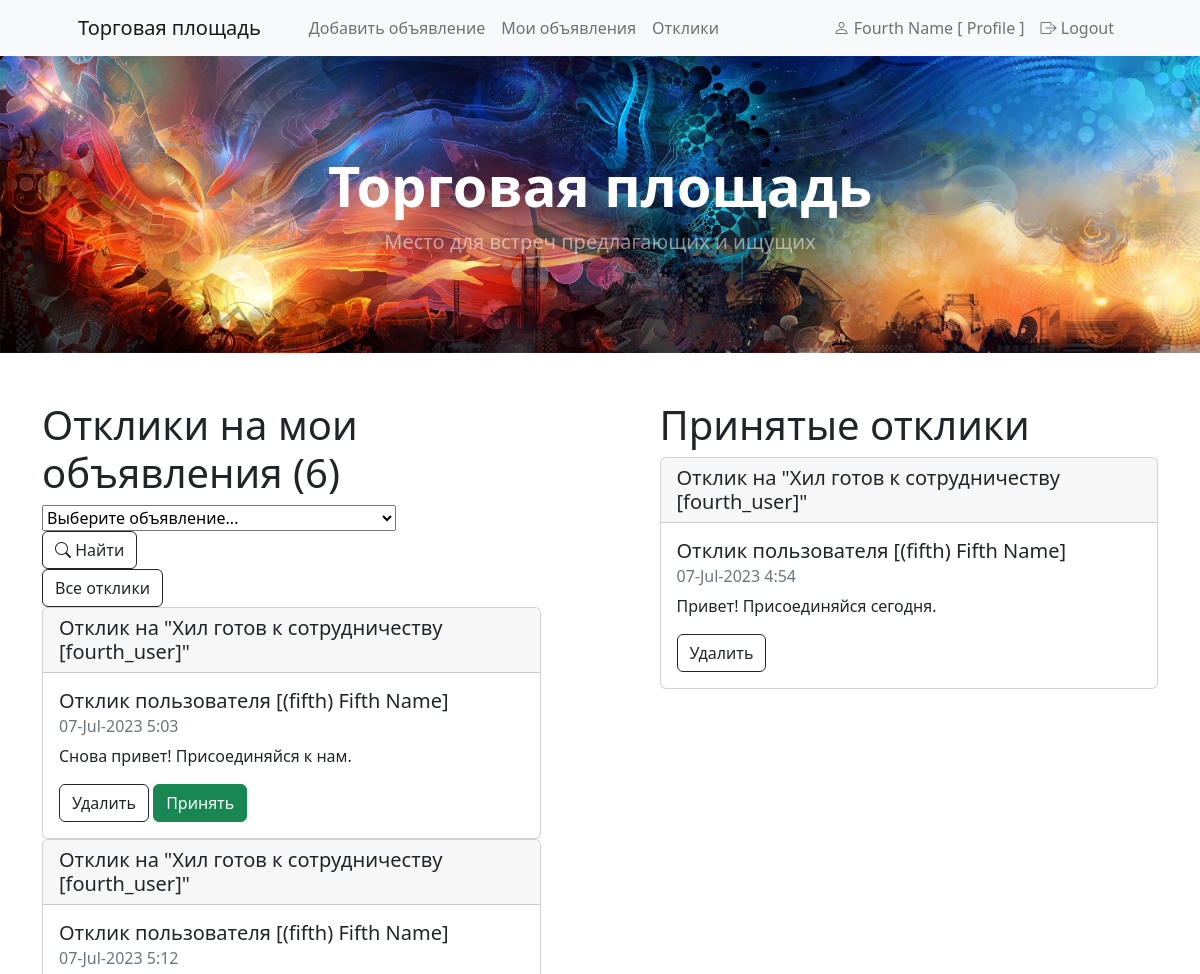
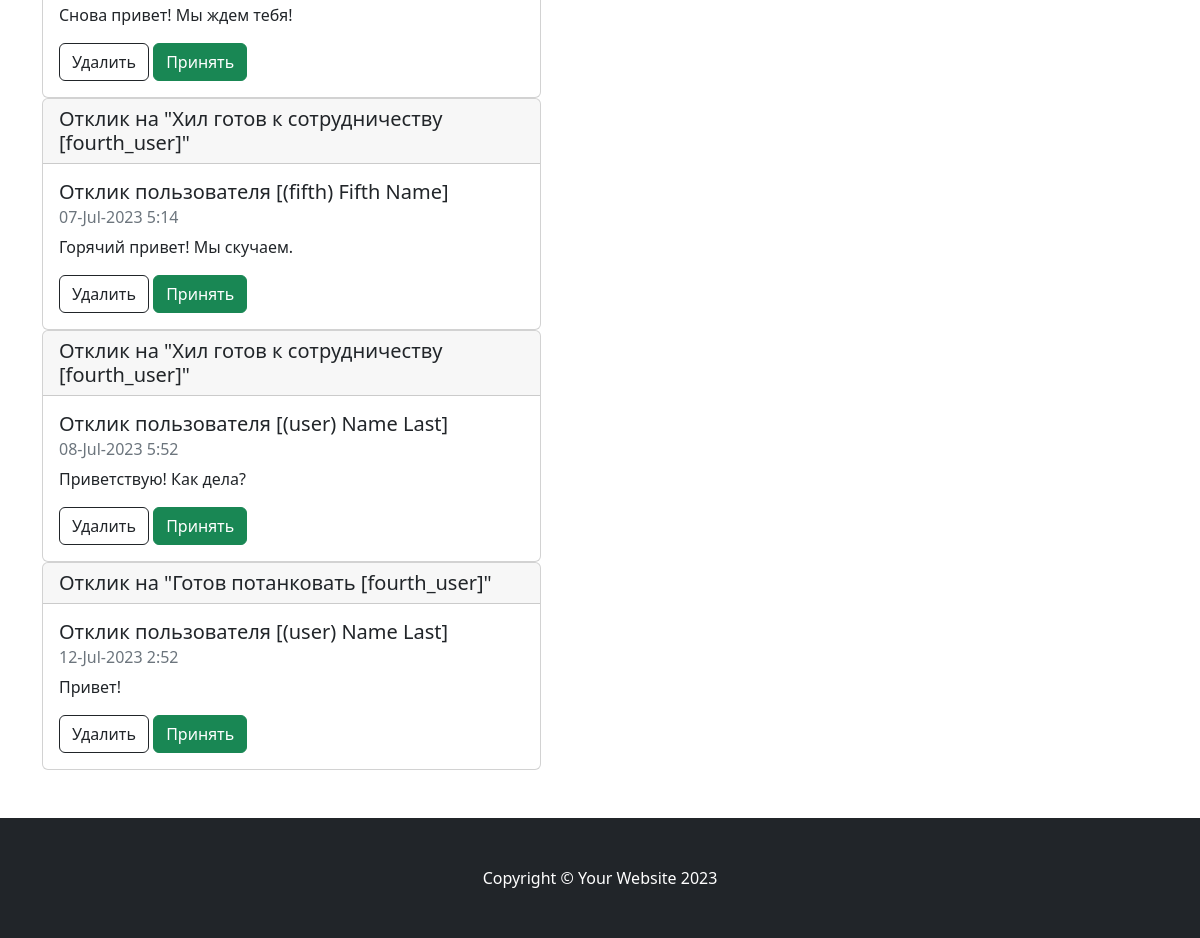
Screenshot of /replies/ (signed in) with the database file from the repository (2 pictures, top to bottom).
### ads_for_sale/models.py (models this page shows, shortened)
class Replies(models.Model):
    user = models.ForeignKey(User, on_delete = models.CASCADE)
    ad = models.ForeignKey(Ads, on_delete = models.CASCADE, verbose_name="Объявление")
    text = models.TextField(verbose_name="Текст")
    date_time = models.DateTimeField(auto_now_add = True)
    viewed = models.BooleanField(default=False)
    accepted = models.BooleanField(default=False)

class Ads(models.Model):
    header = models.CharField(max_length=255, null=False, verbose_name="Заголовок")
    main_text = models.TextField(verbose_name="Текст объявления")
    author = models.ForeignKey(Users, null=False, on_delete = models.CASCADE, verbose_name="Автор")
    date_time = models.DateTimeField(auto_now_add = True)
    category = models.ManyToManyField(Category, through = 'AdsCategory', verbose_name="Категория")
    end_up = models.DateTimeField(verbose_name="Окончание срока публикации")
    moderated = models.BooleanField(default=False)
    hidden = models.BooleanField(default=False)
    blocked = models.BooleanField(default=False)
    def __str__(self):
        return f'{self.id} {self.header} [{self.author}]'

class Users(models.Model):
    username = models.OneToOneField(User, on_delete=models.CASCADE)
    user_rating = models.IntegerField(default=0)
    author = models.BooleanField(default=True)
    subsribed_to_newsletter = models.BooleanField(default=False)
    mail_confirmed = models.BooleanField(default=False)
    banned = models.BooleanField(default=False)
    def __str__(self):
        return f'{self.username}'

### ads_for_sale/views.py (the view)
# urls.py: path('replies/', RepliesList.as_view(), name='replies'),
class RepliesList(LoginRequiredMixin, ListView):
    model = Replies
    context_object_name = 'replies'
    template_name = 'view_replies.html'
    def get_context_data(self, **kwargs):
        context = super().get_context_data(**kwargs)
        context = {'form': FilterReplyForm({'ad_author': self.request.user.users}), 'ad_author': self.request.user.users}
        context['page_header'] = "Отклики на мои объявления"
        context['user_ads'] = set(map(lambda i: (i['ad_id']), Replies.objects.filter(ad__author=self.request.user.users).values('ad_id')))
        context['filter'] = ReplyFilter(self.request.GET, queryset=self.get_queryset().filter(ad__author=self.request.user.users))
        return context

### ads_for_sale/forms.py
class FilterReplyForm(forms.ModelForm):
    class Meta:
        model = Replies
        fields = ['ad']
    def __init__(self, ad_author, *args, **kwargs):
        super().__init__(*args, **kwargs)
        self.fields['ad'].queryset = Ads.objects.filter(author=ad_author['ad_author'])
        self.fields['ad'].empty_label = 'Выберите объявление...'

### templates/view_replies.html (shortened to what this page needs)
{% extends 'flatpages/mainpage.html' %}
{% block content %}
        <section class="py-5">
            <div class="container">
                <div class="row">
                <div class="col align-items-center">
                    <h1>{{ page_header }} ({{ filter.qs | length }})</h1>
                    {% if filter %}
                    <div class="col-6">
                    <form method="GET">
                        {{ form.ad }}
                        <button class="btn btn-outline-dark mt-auto" type="submit"><span class="bi bi-search"></span> Найти</button>
                    </form>
                    </div>
                    <div class="col-3">
                        <a href="{% url 'replies' %}" class="btn btn-outline-dark mt-auto">Все отклики</a></div>
                    {% for reply in filter.qs %}
                    {% if not reply.accepted %}
                    <div class="card w-auto gy-3 px-0">
                        <h5 class="card-header">Отклик на "{{ reply.ad.header }} [{{ reply.ad.author}}]"</h5>
                        <div class="card-body">
                          <h5 class="card-title">Отклик пользователя [({{ reply.user}}) {{ reply.user.first_name}} {{ reply.user.last_name}}]</h5>
                          <h6 class="card-subtitle mb-2 text-muted">{{ reply.date_time| date:'d-M-Y g:i' }}</h6>
                          <p class="card-text">{{ reply.text }}</p>
                          <a href="{% url 'delete_reply' reply.id %}" class="btn btn-outline-dark mt-auto">Удалить</a>
                          <a href="{% url 'accept_reply' reply.id %}" class="btn btn-success mt-auto">Принять</a>
                        </div>
                      </div>
                    {% endif %}
                      {% endfor %}
                </div>
                <div class="col-1 align-items-center">
                </div>
                    <div class="col align-items-center">
                    <div class="col">
                        <h1>Принятые отклики</h1>
                    </div>
                    {% for reply in filter.qs %}
                    {% if reply.accepted %}
                    <div class="card w-auto gy-3 px-0">
                        <h5 class="card-header">Отклик на "{{ reply.ad.header }} [{{ reply.ad.author}}]"</h5>
                        <div class="card-body">
                          <h5 class="card-title">Отклик пользователя [({{ reply.user}}) {{ reply.user.first_name}} {{ reply.user.last_name}}]</h5>
                          <h6 class="card-subtitle mb-2 text-muted">{{ reply.date_time| date:'d-M-Y g:i' }}</h6>
                          <p class="card-text">{{ reply.text }}</p>
                          <a href="{% url 'delete_reply' reply.id %}" class="btn btn-outline-dark mt-auto">Удалить</a>
                        </div>
                      </div>
                    {% endif %}
                      {% endfor %}
                    </div>
                      {% else %}
                          <h2>Объявлений нет!</h2>
                      {% endif %}
                </div>
            </div>
        </section>
{% endblock content %}

### templates/flatpages/mainpage.html (shortened to what this page needs)
{% load static %}
{% block header %}
<!DOCTYPE html>
<html lang="en">
    <head>
        <link href="https://cdn.jsdelivr.net/npm/bootstrap-icons@1.5.0/font/bootstrap-icons.css" rel="stylesheet" />
        <link href="{% static 'homepage/css/styles.css' %}" rel="stylesheet" />
    </head>
    <body>
        {% block navbar %}
        <nav class="navbar navbar-expand-lg navbar-light bg-light">
            <div class="container px-4 px-lg-5">
                <a class="navbar-brand" href="/">Торговая площадь</a>
                <div class="collapse navbar-collapse" id="navbarSupportedContent">
                    <ul class="navbar-nav me-auto mb-2 mb-lg-0 ms-lg-4">
                        <li class="nav-item"><a class="nav-link" href="{% url 'add' %}">Добавить объявление</a></li>
                        {% if user.is_authenticated %}
                        <li class="nav-item"><a class="nav-link" href="{% url 'user_ads' %}">Мои объявления</a></li>
                        <li class="nav-item"><a class="nav-link" href="{% url 'replies' %}">Отклики</a></li>
                        {% endif %}
                    </ul>
                    <div class="navbar-nav ml-auto">
                        {% if user.is_authenticated %}
                          <a href="{% url 'users-profile' %}" class="nav-item nav-link"><i class="bi bi-person"></i> {{user.first_name}} {{user.last_name}} [ Profile ]</a>
                          <a href="{% url 'logout' %}" class="nav-item nav-link"><i class="bi bi-box-arrow-right"></i> Logout</a>
                        {% else %}
                          <a href="{% url 'login' %}" class="nav-item nav-link"><i class="bi bi-box-arrow-in-right"></i> Sign in</a>
                        {% endif %}
                      </div>
                </div>
            </div>
        </nav>
        {% endblock navbar %}
        <header class="bg-dark py-5" style="background-size: cover;background-image: url({% static 'homepage/assets/main_banner2.jpg' %});">
            <div class="container px-4 px-lg-5 my-5">
                <div class="text-center text-white">
                    <h1 class="display-4 fw-bolder">Торговая площадь</h1>
                    <p class="lead fw-normal text-white-50 mb-0">Место для встреч предлагающих и ищущих</p>
                </div>
            </div>
        </header>
        {% endblock header %}
        {% block content %}
        {% endblock content %}
        {% block footer %}
        <footer class="py-5 bg-dark">
            <div class="container"><p class="m-0 text-center text-white">Copyright &copy; Your Website 2023</p></div>
        </footer>
    </body>
</html>
{% endblock footer %}

### rows the page displays
Replies: ad.header "Хил готов к сотрудничеству", ad.author "fourth_user", user "fifth", user.first_name "Fifth", user.last_name "Name", date_time "07-Jul-2023 5:03", text "Снова привет! Присоединяйся к нам."
Replies: ad.header "Хил готов к сотрудничеству", ad.author "fourth_user", user "fifth", user.first_name "Fifth", user.last_name "Name", date_time "07-Jul-2023 5:12", text "Снова привет! Мы ждем тебя!"
Replies: ad.header "Хил готов к сотрудничеству", ad.author "fourth_user", user "fifth", user.first_name "Fifth", user.last_name "Name", date_time "07-Jul-2023 5:14", text "Горячий привет! Мы скучаем."
Replies: ad.header "Хил готов к сотрудничеству", ad.author "fourth_user", user "user", user.first_name "Name", user.last_name "Last", date_time "08-Jul-2023 5:52", text "Приветствую! Как дела?"
Replies: ad.header "Готов потанковать", ad.author "fourth_user", user "user", user.first_name "Name", user.last_name "Last", date_time "12-Jul-2023 2:52", text "Привет!"
Replies: ad.header "Хил готов к сотрудничеству", ad.author "fourth_user", user "fifth", user.first_name "Fifth", user.last_name "Name", date_time "07-Jul-2023 4:54", text "Привет! Присоединяйся сегодня."

### other values shown
{{ user.first_name }} "Fourth"
{{ user.last_name }} "Name"
{{ page_header }} "Отклики на мои объявления"
{{ filter.qs | length }} "6"
